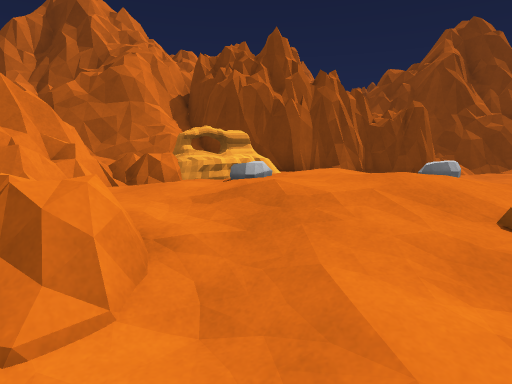
view 1 (above)

21 first-person views from a walk through a Unity game level. The camera is 1.3 m above the floor, tilts 10° down and sees 80° across. The floor is counted in squares, 1 m on a side. Each view is taken from the middle of a square. On the plan, view 1 faces up. The plan holds only what a view shows up to about 14 squares ahead; the rest is blank. The place goes on beyond the plan.

view 2
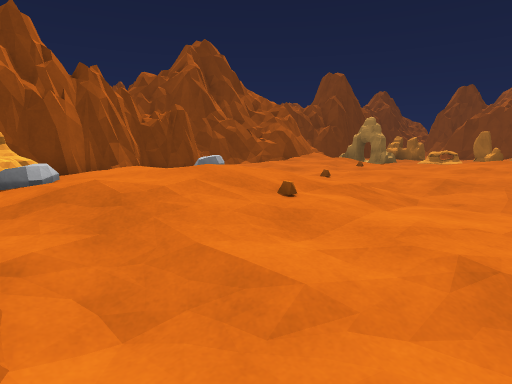

view 3
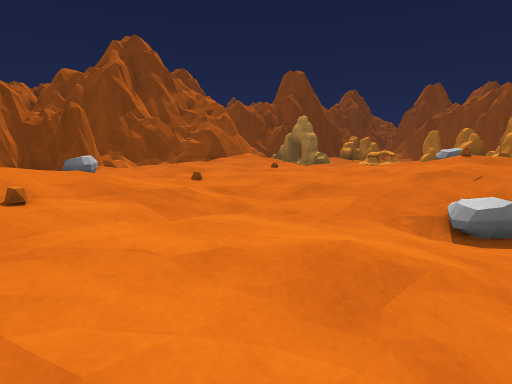

view 4
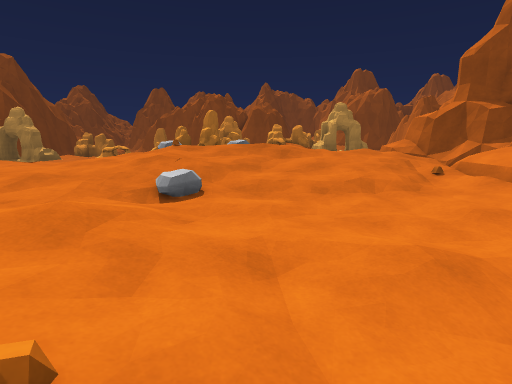

view 5
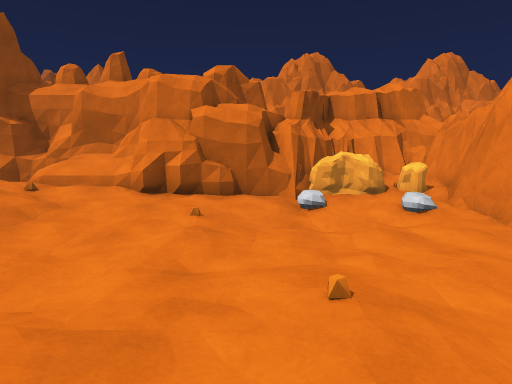

view 6
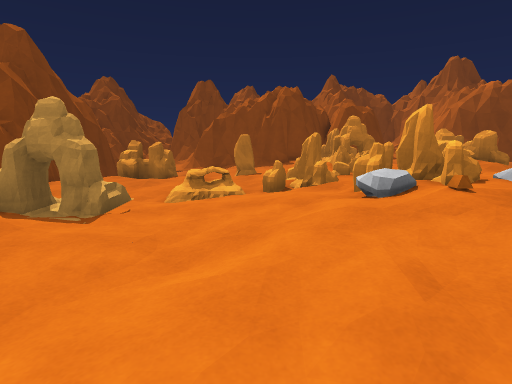

view 7
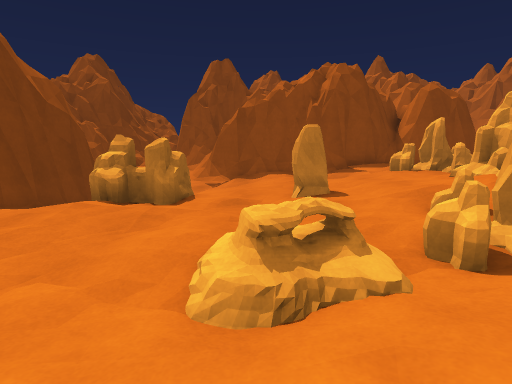

view 8
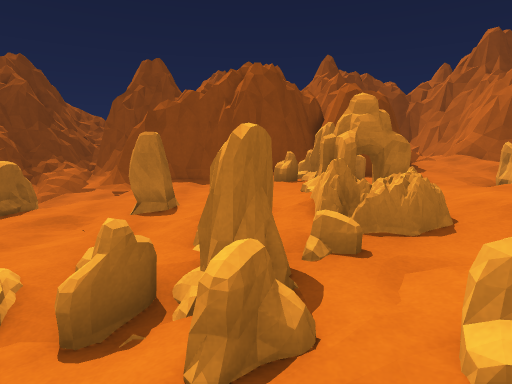

view 9
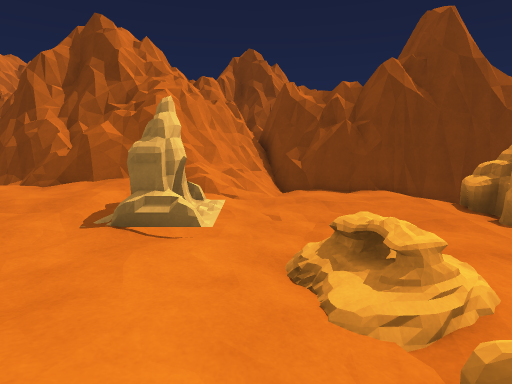

view 10
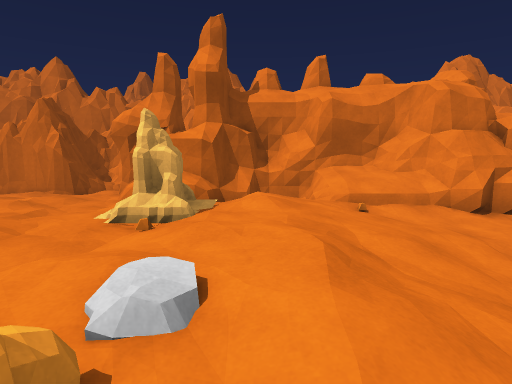

view 11
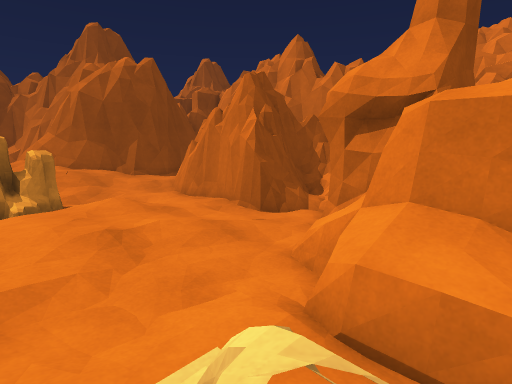

view 12
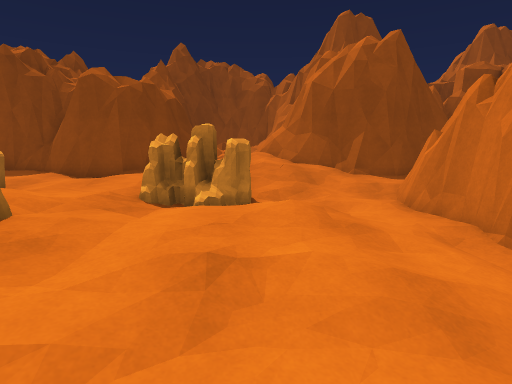

view 13
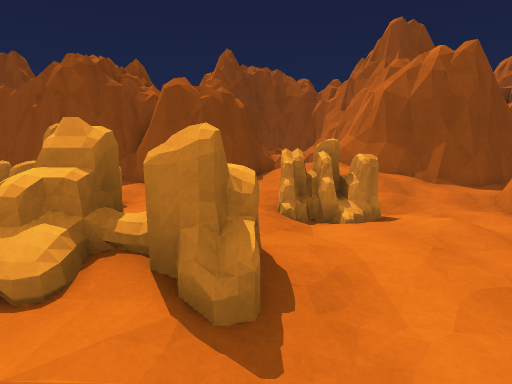

view 14
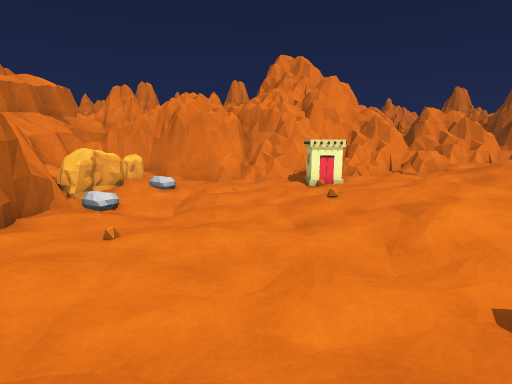

view 15
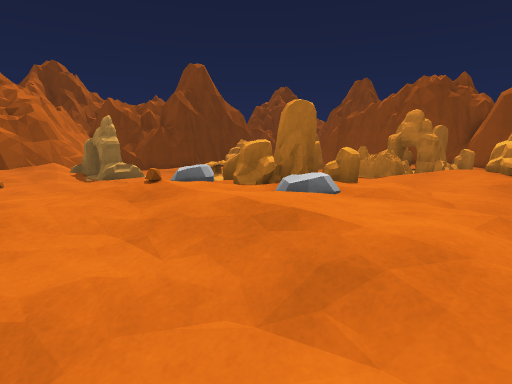

view 16
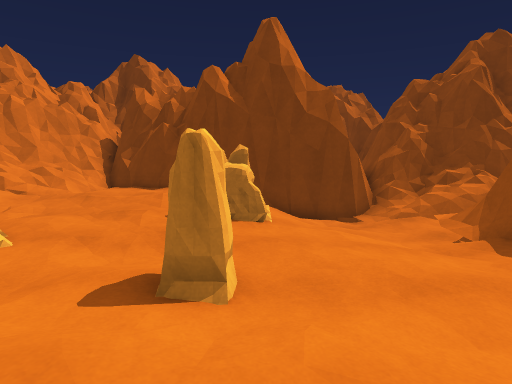

view 17
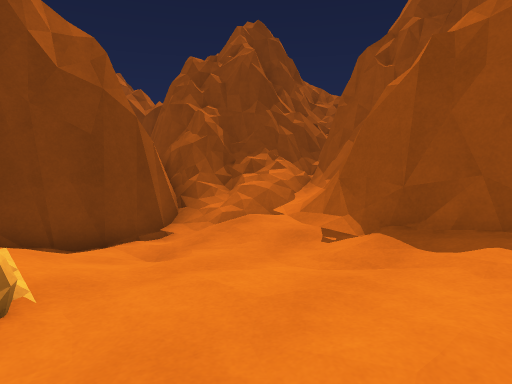

view 18
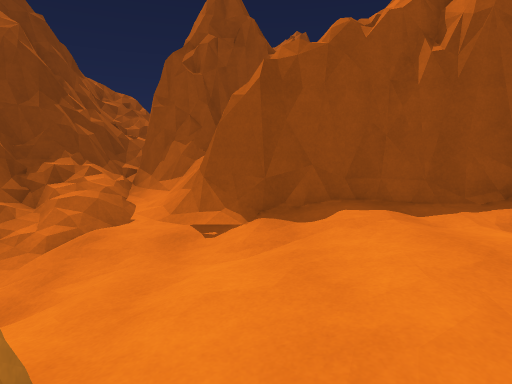

view 19
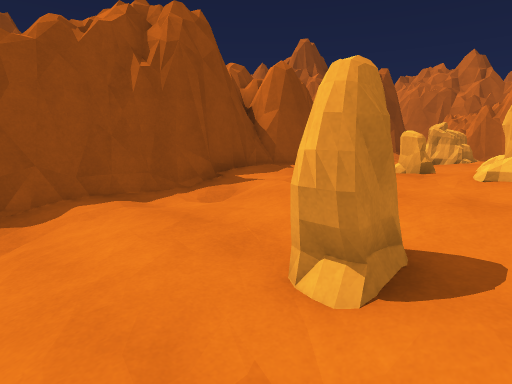

view 20
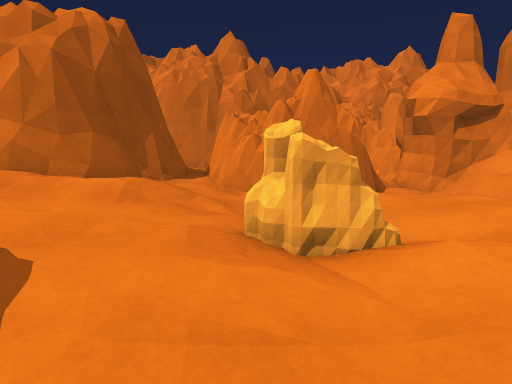

view 21
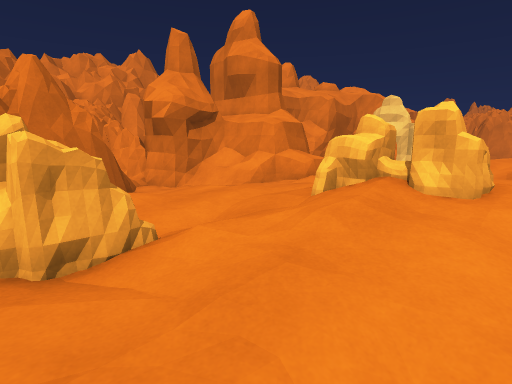

### Floor plan
Key: @ floor where view 1 was taken; # wall or solid block; . main floor; : floor 0.25 m higher than the main floor; - floor 0.25 m lower than the main floor; + floor 0.5 m higher than the main floor; _ floor 0.5 m lower than the main floor; * floor 0.75 m higher than the main floor; < floor 0.75 m lower than the main floor; ( floor 1 m lower than the main floor; ! floor 1.25 m lower than the main floor; ? floor 1.5 m lower than the main floor; / step, stairs or slope; = window, fence, low wall or low ledge; ^ raised ledge; O other object.
Columns run from 5 left of view 1 to 32 right of it. Each row starts with its distance up from view 1.
 14                    ####          ##
 13                    ##=###        ^####
 12                   ##=//##########=#==#
 11            ########=#/<___   ///////#=
 10  ###########//#=###=._____  ///?////=#
  9 ###=###.   .-...../--____-/OO///!!//##
  8  =+ OO    /.-......//______OO///!///##
  7  #:OO     ///...../--______OO///!=# =#
  6 ##=::/++    -.--/.--_________<<//##
  5  ==::+++  ....---.---////______</=#
  4  =#::/++//......-----///__/O_____/#
  3  #=///::/..--........-/_---O_____##
  2  ##:=/././---...::/..-/O/////-///#
  1  ##=--....----...:://.OO/....--//#
  0   ##-@-...--_-/::++:O:.//O//.O.-.#
 -1   #-O----///_//:::+OOO:.OOOOOOOO.#
 -2  ##-O/_/_-/__//.:++*+O:::/OO-OO-.#
 -3  ##______/___/-///+++:::+://.---/#
 -4  #=___<<<_____-../++/:::+O:/..../#
 -5  ##___<<<_/<__-/:::/:::/+O+/.-...##
 -6   #<////<<<__/-..::/.../OO/..--...###
 -7   #/<//(<<____//.:::..././///OO.....+
 -8   #/_///<<_____-/::/..--...-OOO-...:
 -9   #OOOO/<####=---./-^^/--.-.-O/-/::+=
-10   #- O#######=++=/ #^^/__--//__//::##
-11   ######    ###+=<=##^O//-__/<__/.###
-12              ########^O/___/___/-/#
-13                     #=##/<#####/-##
-14                       ^##/## ###-#
-15                         #=#    ###
-16                         ###
-17                          #

Where each view was taken, in squares from view 1:
view 1: 0 up, 0 right, facing up
view 2: 0 up, 1 left, facing up-right
view 3: 2 down, 2 right, facing up-right
view 4: 3 down, 1 right, facing right
view 5: 1 up, 3 right, facing down
view 6: 3 up, 8 right, facing right
view 7: 5 up, 14 right, facing right
view 8: 1 up, 15 right, facing right
view 9: 1 up, 16 right, facing up
view 10: 0 up, 13 right, facing down
view 11: 7 down, 15 right, facing down-right
view 12: 9 down, 17 right, facing right
view 13: 6 down, 17 right, facing right
view 14: 4 down, 10 right, facing left
view 15: 5 down, 10 right, facing up-right
view 16: 0 up, 23 right, facing up
view 17: 4 up, 23 right, facing up-right
view 18: 6 up, 22 right, facing right
view 19: 6 up, 21 right, facing down-right
view 20: 3 down, 25 right, facing down
view 21: 3 down, 25 right, facing down-left
